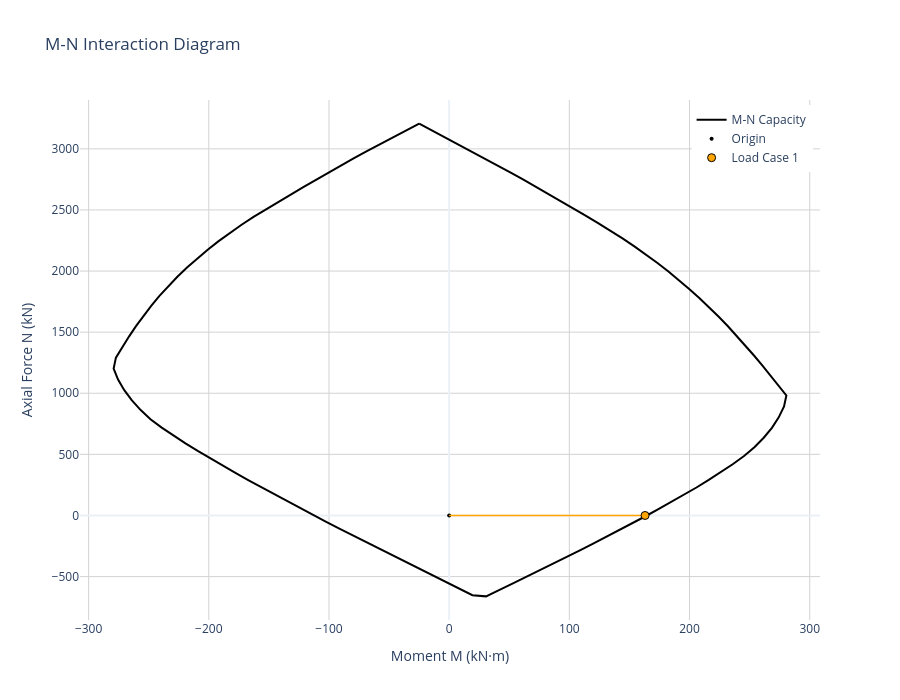
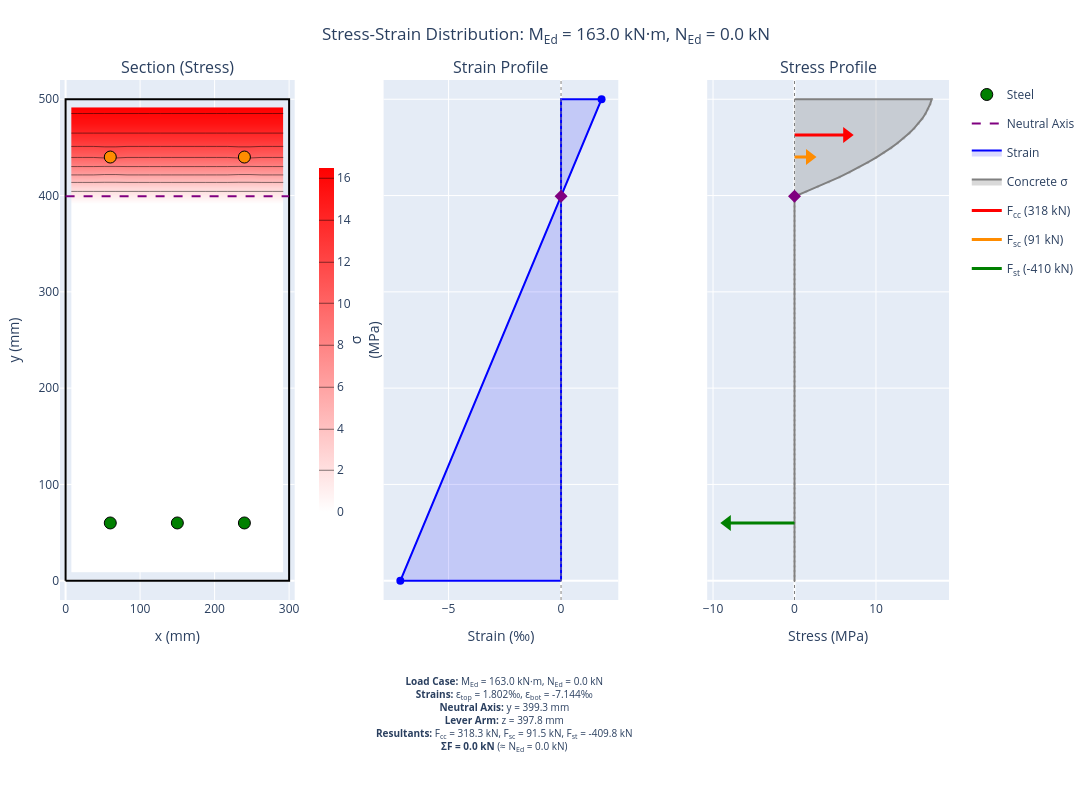

The cell these charts' notebook holds for them, in order:
### Code cell
# Create M-N interaction diagram
diagram = create_interaction_diagram(
    section=section,
    concrete=concrete,
    concrete_model_type=ConcreteModelType.PARABOLA_RECTANGLE,  # EC2 Fig 3.3
    steel_model_type=SteelModelType.HORIZONTAL,                  # With strain hardening
    n_fibres_width=20,
    n_fibres_height=30,
)

loadcases = []

forces_dict = {
    "M_Ed": moment,
    "N_Ed": axial
    }

loadcases.append(forces_dict)

diagram.plot_mn(
    load_points=loadcases,
    show_vectors=True,
    show=True
    )

diagram.plot_stress_strain(
    M_Ed=moment,
    N_Ed=axial,
    height=800,
    show=False,
    section_render="filled")

### Figure 1 — Plotly figure (JSON) as saved in the notebook; plotly's stock layout.template omitted (floating-point values rounded to 4 significant figures)
{"data": [{"hovertemplate": "M: %{x:.3g} kN·m<br>N: %{y:.3g} kN<extra></extra>", "line": {"color": "black", "width": 2}, "mode": "lines", "name": "M-N Capacity", "type": "scatter", "x": [-24.94, -14.07, -3.137, 7.771, 18.62, 29.41, 40.13, 50.81, 61.42, 72.0, 82.52, 93.01, 103.5, 113.9, 124.3, 134.5, 144.5, 154.4, 164.0, 173.3, 182.4, 191.3, 199.9, 208.3, 216.4, 224.3, 231.9, 239.4, 246.6, 253.6, 260.5, 267.3, 274.0, 280.6, 278.6, 274.2, 268.5, 261.7, 254.0, 245.3, 235.9, 226.0, 216.0, 205.8, 195.3, 184.8, 174.1, 163.4, 152.6, 141.7, 130.8, 119.8, 108.8, 97.71, 86.61, 75.47, 64.27, 53.08, 41.89, 30.71, 19.33, 8.227, -2.882, -14.0, -25.12, -36.24, -47.31, -58.36, -69.41, -80.4, -91.37, -102.3, -113.2, -124.1, -134.9, -145.8, -156.5, -167.2, -177.9, -188.4, -198.9, -209.2, -219.4, -229.4, -239.2, -248.5, -256.7, -264.0, -270.3, -275.5, -279.2, -277.3, -272.0, -266.4, -260.6, -254.5, -248.0, -241.1, -233.8, -226.2, -218.1, -209.7, -200.9, -191.8, -182.5, -172.7, -162.8, -152.6, -142.2, -131.8, -121.4, -110.9, -100.4, -89.81, -79.17, -68.47, -57.68, -46.81, -35.86, -24.94], "y": [3206.0, 3150.0, 3094.0, 3038.0, 2981.0, 2924.0, 2867.0, 2808.0, 2750.0, 2691.0, 2631.0, 2571.0, 2511.0, 2451.0, 2390.0, 2329.0, 2265.0, 2200.0, 2134.0, 2065.0, 1996.0, 1925.0, 1852.0, 1778.0, 1702.0, 1626.0, 1548.0, 1469.0, 1389.0, 1309.0, 1228.0, 1146.0, 1065.0, 982.3, 891.7, 802.8, 717.4, 636.1, 558.9, 486.4, 418.8, 354.1, 290.8, 228.9, 168.9, 109.2, 51.41, -6.346, -63.24, -119.6, -175.6, -231.1, -286.1, -340.6, -394.8, -448.6, -501.9, -555.2, -608.6, -661.9, -652.6, -598.4, -544.3, -490.2, -436.2, -382.2, -327.7, -273.0, -218.3, -163.0, -107.6, -51.82, 4.288, 60.64, 117.2, 174.1, 231.7, 289.3, 347.8, 407.1, 466.8, 528.0, 590.1, 653.7, 719.3, 787.2, 862.6, 941.8, 1025.0, 1112.0, 1202.0, 1291.0, 1378.0, 1464.0, 1549.0, 1633.0, 1715.0, 1796.0, 1876.0, 1954.0, 2030.0, 2103.0, 2175.0, 2245.0, 2313.0, 2379.0, 2443.0, 2505.0, 2566.0, 2626.0, 2686.0, 2746.0, 2806.0, 2865.0, 2923.0, 2981.0, 3038.0, 3095.0, 3150.0, 3206.0]}, {"hovertemplate": "Origin (0,0)<extra></extra>", "marker": {"color": "black", "size": 4, "symbol": "circle"}, "mode": "markers", "name": "Origin", "type": "scatter", "x": [0], "y": [0]}, {"hoverinfo": "skip", "line": {"color": "orange", "dash": "solid", "width": 1.5}, "mode": "lines", "showlegend": false, "type": "scatter", "x": [0, 163], "y": [0, 0]}, {"hoverinfo": "skip", "line": {"color": "orange", "dash": "dash", "width": 1.5}, "mode": "lines", "showlegend": false, "type": "scatter", "x": [163, 164.5], "y": [0, 0]}, {"hovertemplate": "<b>Load Case 1</b><br>N_Ed: 0 kN<br>M_Ed: 163 kN·m<br>N_Rd: 0 kN<br>M_Rd: 165 kN·m<br>Utilization: 99.1%<br>Status: ✓ PASS<extra></extra>", "marker": {"color": "orange", "line": {"color": "black", "width": 1}, "size": 8, "symbol": "circle"}, "mode": "markers", "name": "Load Case 1", "type": "scatter", "x": [163], "y": [0]}], "layout": {"height": 700, "legend": {"x": 0.99, "xanchor": "right", "y": 0.99, "yanchor": "top"}, "title": {"text": "M-N Interaction Diagram"}, "width": 900, "xaxis": {"gridcolor": "lightgray", "range": [-307.2, 308.6], "title": {"text": "Moment M (kN·m)"}, "zeroline": true}, "yaxis": {"gridcolor": "lightgray", "range": [-855.3, 3400.0], "title": {"text": "Axial Force N (kN)"}, "zeroline": true}}}

### Figure 2 — Plotly figure (JSON) as saved in the notebook; plotly's stock layout.template omitted (floating-point values rounded to 4 significant figures; data arrays with more than 128 entries replaced by an {"elided": "..."} marker saying what was removed)
{"data": [{"line": {"color": "black", "width": 2}, "mode": "lines", "name": "Section outline", "showlegend": false, "type": "scatter", "x": [0, 300, 300, 0, 0], "xaxis": "x", "y": [0, 0, 500, 500, 0], "yaxis": "y"}, {"colorbar": {"len": 0.7, "thickness": 15, "title": {"side": "right", "text": "σ<br>(MPa)"}, "x": 0.28, "y": 0.5}, "colorscale": [[0, "white"], [1, "red"]], "contours": {"coloring": "heatmap"}, "hovertemplate": "x: %{x:.1f} mm<br>y: %{y:.1f} mm<br>σ: %{z:.2f} MPa<extra>Concrete</extra>", "name": "Concrete", "showlegend": false, "showscale": true, "type": "contour", "x": [7.5, 22.5, 37.5, 52.5, 67.5, 82.5, 97.5, 112.5, 127.5, 142.5, 157.5, 172.5, 187.5, 202.5, 217.5, 232.5, 247.5, 262.5, 277.5, 292.5], "xaxis": "x", "y": [8.333, 25.0, 41.67, 58.33, 75.0, 91.67, 108.3, 125.0, 141.7, 158.3, 175.0, 191.7, 208.3, 225.0, 241.7, 258.3, 275.0, 291.7, 308.3, 325.0, 341.7, 358.3, 375.0, 391.7, 408.3, 425.0, 441.7, 458.3, 475.0, 491.7], "yaxis": "y", "z": {"elided": "30x20 float values"}, "zmax": 16.49, "zmin": 0}, {"customdata": [[-434.8, -6.071, -136.6], [-434.8, -6.071, -136.6], [-434.8, -6.071, -136.6], [145.6, 0.7281, 45.75], [145.6, 0.7281, 45.75]], "hovertemplate": "x: %{x:.1f} mm<br>y: %{y:.1f} mm<br>σ: %{customdata[0]:.1f} MPa<br>ε: %{customdata[1]:.3f} ‰<br>F: %{customdata[2]:.1f} kN<br><extra>Steel</extra>", "marker": {"color": ["green", "green", "green", "darkorange", "darkorange"], "line": {"color": "black", "width": 1}, "size": 12}, "mode": "markers", "name": "Steel", "showlegend": true, "type": "scatter", "x": [60.0, 150.0, 240.0, 60.0, 240.0], "xaxis": "x", "y": [60.0, 60.0, 60.0, 440.0, 440.0], "yaxis": "y"}, {"line": {"color": "purple", "dash": "dash", "width": 2}, "mode": "lines", "name": "Neutral Axis", "showlegend": true, "type": "scatter", "x": [0, 300], "xaxis": "x", "y": [399.3, 399.3], "yaxis": "y"}, {"fill": "toself", "fillcolor": "rgba(0, 0, 255, 0.15)", "hovertemplate": "ε: %{x:.3f} ‰<br>y: %{y:.1f} mm<extra></extra>", "line": {"color": "blue", "width": 2}, "mode": "lines", "name": "Strain", "type": "scatter", "x": [0, -7.144, 1.802, 0, 0], "xaxis": "x2", "y": [0, 0, 500, 500, 0], "yaxis": "y2"}, {"hovertemplate": "ε: %{x:.3f} ‰<br>y: %{y:.1f} mm<extra></extra>", "marker": {"color": "blue", "size": 8}, "mode": "markers", "showlegend": false, "type": "scatter", "x": [-7.144, 1.802], "xaxis": "x2", "y": [0, 500], "yaxis": "y2"}, {"line": {"color": "gray", "dash": "dot", "width": 1}, "mode": "lines", "showlegend": false, "type": "scatter", "x": [0, 0], "xaxis": "x2", "y": [-20, 520], "yaxis": "y2"}, {"hovertemplate": "Neutral Axis<br>y: 399.3 mm<extra></extra>", "marker": {"color": "purple", "size": 10, "symbol": "diamond"}, "mode": "markers", "name": "NA", "showlegend": false, "type": "scatter", "x": [0], "xaxis": "x2", "y": [399.3], "yaxis": "y2"}, {"fill": "toself", "fillcolor": "rgba(128, 128, 128, 0.3)", "hoverinfo": "skip", "legendgroup": "concrete_stress", "line": {"color": "gray", "width": 2}, "mode": "lines", "name": "Concrete σ", "type": "scatter", "x": [0.0, 0.0, 0.0, 0.0, 0.0, 0.0, 0.0, 0.0, 0.0, 0.0, 0.0, 0.0, 0.0, 0.0, 0.0, 0.0, 0.0, 0.0, 0.0, 0.0, 0.0, 0.0, 0.0, 0.0, 0.0, 0.0, 0.0, 0.0, 0.0, 0.0, 0.0, 0.0, 0.0, 0.0, 0.0, 0.0, 0.0, 0.0, 0.0, 0.0, 0.0, 0.0, 0.0, 0.0, 0.0, 0.0, 0.0, 0.0, 0.0, 0.0, 0.0, 0.0, 0.0, 0.0, 0.0, 0.0, 0.0, 0.0, 0.0, 0.0, 0.0, 0.0, 0.0, 0.0, 0.0, 0.0, 0.0, 0.0, 0.0, 0.0, 0.0, 0.0, 0.0, 0.0, 0.0, 0.0, 0.0, 0.0, 0.0, 0.0, 0.0, 1.41, 2.846, 4.213, 5.511, 6.739, 7.898, 8.987, 10.01, 10.96, 11.84, 12.65, 13.39, 14.07, 14.67, 15.2, 15.67, 16.06, 16.39, 16.65, 16.83, 0.0], "xaxis": "x3", "y": [0.0, 0.0, 5.051, 10.1, 15.15, 20.2, 25.25, 30.3, 35.35, 40.4, 45.45, 50.51, 55.56, 60.61, 65.66, 70.71, 75.76, 80.81, 85.86, 90.91, 95.96, 101.0, 106.1, 111.1, 116.2, 121.2, 126.3, 131.3, 136.4, 141.4, 146.5, 151.5, 156.6, 161.6, 166.7, 171.7, 176.8, 181.8, 186.9, 191.9, 197.0, 202.0, 207.1, 212.1, 217.2, 222.2, 227.3, 232.3, 237.4, 242.4, 247.5, 252.5, 257.6, 262.6, 267.7, 272.7, 277.8, 282.8, 287.9, 292.9, 298.0, 303.0, 308.1, 313.1, 318.2, 323.2, 328.3, 333.3, 338.4, 343.4, 348.5, 353.5, 358.6, 363.6, 368.7, 373.7, 378.8, 383.8, 388.9, 393.9, 399.0, 404.0, 409.1, 414.1, 419.2, 424.2, 429.3, 434.3, 439.4, 444.4, 449.5, 454.5, 459.6, 464.6, 469.7, 474.7, 479.8, 484.8, 489.9, 494.9, 500.0, 500.0], "yaxis": "y3"}, {"hovertemplate": "%{text}<extra>Concrete</extra>", "legendgroup": "concrete_stress", "marker": {"color": "gray", "opacity": 0.3, "size": 3}, "mode": "markers", "showlegend": false, "text": ["σ: 0.00 MPa<br>ε: -7.144 ‰<br>y: 0.0 mm", "σ: 0.00 MPa<br>ε: -7.054 ‰<br>y: 5.1 mm", "σ: 0.00 MPa<br>ε: -6.964 ‰<br>y: 10.1 mm", "σ: 0.00 MPa<br>ε: -6.873 ‰<br>y: 15.2 mm", "σ: 0.00 MPa<br>ε: -6.783 ‰<br>y: 20.2 mm", "σ: 0.00 MPa<br>ε: -6.692 ‰<br>y: 25.3 mm", "σ: 0.00 MPa<br>ε: -6.602 ‰<br>y: 30.3 mm", "σ: 0.00 MPa<br>ε: -6.512 ‰<br>y: 35.4 mm", "σ: 0.00 MPa<br>ε: -6.421 ‰<br>y: 40.4 mm", "σ: 0.00 MPa<br>ε: -6.331 ‰<br>y: 45.5 mm", "σ: 0.00 MPa<br>ε: -6.241 ‰<br>y: 50.5 mm", "σ: 0.00 MPa<br>ε: -6.150 ‰<br>y: 55.6 mm", "σ: 0.00 MPa<br>ε: -6.060 ‰<br>y: 60.6 mm", "σ: 0.00 MPa<br>ε: -5.970 ‰<br>y: 65.7 mm", "σ: 0.00 MPa<br>ε: -5.879 ‰<br>y: 70.7 mm", "σ: 0.00 MPa<br>ε: -5.789 ‰<br>y: 75.8 mm", "σ: 0.00 MPa<br>ε: -5.699 ‰<br>y: 80.8 mm", "σ: 0.00 MPa<br>ε: -5.608 ‰<br>y: 85.9 mm", "σ: 0.00 MPa<br>ε: -5.518 ‰<br>y: 90.9 mm", "σ: 0.00 MPa<br>ε: -5.427 ‰<br>y: 96.0 mm", "σ: 0.00 MPa<br>ε: -5.337 ‰<br>y: 101.0 mm", "σ: 0.00 MPa<br>ε: -5.247 ‰<br>y: 106.1 mm", "σ: 0.00 MPa<br>ε: -5.156 ‰<br>y: 111.1 mm", "σ: 0.00 MPa<br>ε: -5.066 ‰<br>y: 116.2 mm", "σ: 0.00 MPa<br>ε: -4.976 ‰<br>y: 121.2 mm", "σ: 0.00 MPa<br>ε: -4.885 ‰<br>y: 126.3 mm", "σ: 0.00 MPa<br>ε: -4.795 ‰<br>y: 131.3 mm", "σ: 0.00 MPa<br>ε: -4.705 ‰<br>y: 136.4 mm", "σ: 0.00 MPa<br>ε: -4.614 ‰<br>y: 141.4 mm", "σ: 0.00 MPa<br>ε: -4.524 ‰<br>y: 146.5 mm", "σ: 0.00 MPa<br>ε: -4.433 ‰<br>y: 151.5 mm", "σ: 0.00 MPa<br>ε: -4.343 ‰<br>y: 156.6 mm", "σ: 0.00 MPa<br>ε: -4.253 ‰<br>y: 161.6 mm", "σ: 0.00 MPa<br>ε: -4.162 ‰<br>y: 166.7 mm", "σ: 0.00 MPa<br>ε: -4.072 ‰<br>y: 171.7 mm", "σ: 0.00 MPa<br>ε: -3.982 ‰<br>y: 176.8 mm", "σ: 0.00 MPa<br>ε: -3.891 ‰<br>y: 181.8 mm", "σ: 0.00 MPa<br>ε: -3.801 ‰<br>y: 186.9 mm", "σ: 0.00 MPa<br>ε: -3.711 ‰<br>y: 191.9 mm", "σ: 0.00 MPa<br>ε: -3.620 ‰<br>y: 197.0 mm", "σ: 0.00 MPa<br>ε: -3.530 ‰<br>y: 202.0 mm", "σ: 0.00 MPa<br>ε: -3.439 ‰<br>y: 207.1 mm", "σ: 0.00 MPa<br>ε: -3.349 ‰<br>y: 212.1 mm", "σ: 0.00 MPa<br>ε: -3.259 ‰<br>y: 217.2 mm", "σ: 0.00 MPa<br>ε: -3.168 ‰<br>y: 222.2 mm", "σ: 0.00 MPa<br>ε: -3.078 ‰<br>y: 227.3 mm", "σ: 0.00 MPa<br>ε: -2.988 ‰<br>y: 232.3 mm", "σ: 0.00 MPa<br>ε: -2.897 ‰<br>y: 237.4 mm", "σ: 0.00 MPa<br>ε: -2.807 ‰<br>y: 242.4 mm", "σ: 0.00 MPa<br>ε: -2.717 ‰<br>y: 247.5 mm", "σ: 0.00 MPa<br>ε: -2.626 ‰<br>y: 252.5 mm", "σ: 0.00 MPa<br>ε: -2.536 ‰<br>y: 257.6 mm", "σ: 0.00 MPa<br>ε: -2.445 ‰<br>y: 262.6 mm", "σ: 0.00 MPa<br>ε: -2.355 ‰<br>y: 267.7 mm", "σ: 0.00 MPa<br>ε: -2.265 ‰<br>y: 272.7 mm", "σ: 0.00 MPa<br>ε: -2.174 ‰<br>y: 277.8 mm", "σ: 0.00 MPa<br>ε: -2.084 ‰<br>y: 282.8 mm", "σ: 0.00 MPa<br>ε: -1.994 ‰<br>y: 287.9 mm", "σ: 0.00 MPa<br>ε: -1.903 ‰<br>y: 292.9 mm", "σ: 0.00 MPa<br>ε: -1.813 ‰<br>y: 298.0 mm", "σ: 0.00 MPa<br>ε: -1.723 ‰<br>y: 303.0 mm", "σ: 0.00 MPa<br>ε: -1.632 ‰<br>y: 308.1 mm", "σ: 0.00 MPa<br>ε: -1.542 ‰<br>y: 313.1 mm", "σ: 0.00 MPa<br>ε: -1.451 ‰<br>y: 318.2 mm", "σ: 0.00 MPa<br>ε: -1.361 ‰<br>y: 323.2 mm", "σ: 0.00 MPa<br>ε: -1.271 ‰<br>y: 328.3 mm", "σ: 0.00 MPa<br>ε: -1.180 ‰<br>y: 333.3 mm", "σ: 0.00 MPa<br>ε: -1.090 ‰<br>y: 338.4 mm", "σ: 0.00 MPa<br>ε: -1.000 ‰<br>y: 343.4 mm", "σ: 0.00 MPa<br>ε: -0.909 ‰<br>y: 348.5 mm", "σ: 0.00 MPa<br>ε: -0.819 ‰<br>y: 353.5 mm", "σ: 0.00 MPa<br>ε: -0.729 ‰<br>y: 358.6 mm", "σ: 0.00 MPa<br>ε: -0.638 ‰<br>y: 363.6 mm", "σ: 0.00 MPa<br>ε: -0.548 ‰<br>y: 368.7 mm", "σ: 0.00 MPa<br>ε: -0.457 ‰<br>y: 373.7 mm", "σ: 0.00 MPa<br>ε: -0.367 ‰<br>y: 378.8 mm", "σ: 0.00 MPa<br>ε: -0.277 ‰<br>y: 383.8 mm", "σ: 0.00 MPa<br>ε: -0.186 ‰<br>y: 388.9 mm", "σ: 0.00 MPa<br>ε: -0.096 ‰<br>y: 393.9 mm", "σ: 0.00 MPa<br>ε: -0.006 ‰<br>y: 399.0 mm", "σ: 1.41 MPa<br>ε: 0.085 ‰<br>y: 404.0 mm", "σ: 2.85 MPa<br>ε: 0.175 ‰<br>y: 409.1 mm", "σ: 4.21 MPa<br>ε: 0.265 ‰<br>y: 414.1 mm", "σ: 5.51 MPa<br>ε: 0.356 ‰<br>y: 419.2 mm", "σ: 6.74 MPa<br>ε: 0.446 ‰<br>y: 424.2 mm", "σ: 7.90 MPa<br>ε: 0.537 ‰<br>y: 429.3 mm", "σ: 8.99 MPa<br>ε: 0.627 ‰<br>y: 434.3 mm", "σ: 10.01 MPa<br>ε: 0.717 ‰<br>y: 439.4 mm", "σ: 10.96 MPa<br>ε: 0.808 ‰<br>y: 444.4 mm", "σ: 11.84 MPa<br>ε: 0.898 ‰<br>y: 449.5 mm", "σ: 12.65 MPa<br>ε: 0.988 ‰<br>y: 454.5 mm", "σ: 13.39 MPa<br>ε: 1.079 ‰<br>y: 459.6 mm", "σ: 14.07 MPa<br>ε: 1.169 ‰<br>y: 464.6 mm", "σ: 14.67 MPa<br>ε: 1.259 ‰<br>y: 469.7 mm", "σ: 15.20 MPa<br>ε: 1.350 ‰<br>y: 474.7 mm", "σ: 15.67 MPa<br>ε: 1.440 ‰<br>y: 479.8 mm", "σ: 16.06 MPa<br>ε: 1.531 ‰<br>y: 484.8 mm", "σ: 16.39 MPa<br>ε: 1.621 ‰<br>y: 489.9 mm", "σ: 16.65 MPa<br>ε: 1.711 ‰<br>y: 494.9 mm", "σ: 16.83 MPa<br>ε: 1.802 ‰<br>y: 500.0 mm"], "type": "scatter", "x": [0.0, 0.0, 0.0, 0.0, 0.0, 0.0, 0.0, 0.0, 0.0, 0.0, 0.0, 0.0, 0.0, 0.0, 0.0, 0.0, 0.0, 0.0, 0.0, 0.0, 0.0, 0.0, 0.0, 0.0, 0.0, 0.0, 0.0, 0.0, 0.0, 0.0, 0.0, 0.0, 0.0, 0.0, 0.0, 0.0, 0.0, 0.0, 0.0, 0.0, 0.0, 0.0, 0.0, 0.0, 0.0, 0.0, 0.0, 0.0, 0.0, 0.0, 0.0, 0.0, 0.0, 0.0, 0.0, 0.0, 0.0, 0.0, 0.0, 0.0, 0.0, 0.0, 0.0, 0.0, 0.0, 0.0, 0.0, 0.0, 0.0, 0.0, 0.0, 0.0, 0.0, 0.0, 0.0, 0.0, 0.0, 0.0, 0.0, 0.0, 1.41, 2.846, 4.213, 5.511, 6.739, 7.898, 8.987, 10.01, 10.96, 11.84, 12.65, 13.39, 14.07, 14.67, 15.2, 15.67, 16.06, 16.39, 16.65, 16.83], "xaxis": "x3", "y": [0.0, 5.051, 10.1, 15.15, 20.2, 25.25, 30.3, 35.35, 40.4, 45.45, 50.51, 55.56, 60.61, 65.66, 70.71, 75.76, 80.81, 85.86, 90.91, 95.96, 101.0, 106.1, 111.1, 116.2, 121.2, 126.3, 131.3, 136.4, 141.4, 146.5, 151.5, 156.6, 161.6, 166.7, 171.7, 176.8, 181.8, 186.9, 191.9, 197.0, 202.0, 207.1, 212.1, 217.2, 222.2, 227.3, 232.3, 237.4, 242.4, 247.5, 252.5, 257.6, 262.6, 267.7, 272.7, 277.8, 282.8, 287.9, 292.9, 298.0, 303.0, 308.1, 313.1, 318.2, 323.2, 328.3, 333.3, 338.4, 343.4, 348.5, 353.5, 358.6, 363.6, 368.7, 373.7, 378.8, 383.8, 388.9, 393.9, 399.0, 404.0, 409.1, 414.1, 419.2, 424.2, 429.3, 434.3, 439.4, 444.4, 449.5, 454.5, 459.6, 464.6, 469.7, 474.7, 479.8, 484.8, 489.9, 494.9, 500.0], "yaxis": "y3"}, {"hovertemplate": "F<sub>cc</sub> = 318.3 kN<br>y = 462.9 mm<extra>Concrete Compression</extra>", "legendgroup": "F<sub>cc</sub>", "line": {"color": "red", "width": 3}, "mode": "lines", "name": "F<sub>cc</sub> (318 kN)", "type": "scatter", "x": [0, 6.403], "xaxis": "x3", "y": [462.9, 462.9], "yaxis": "y3"}, {"hoverinfo": "skip", "legendgroup": "F<sub>cc</sub>", "marker": {"color": "red", "size": 14, "symbol": "triangle-right"}, "mode": "markers", "showlegend": false, "type": "scatter", "x": [6.403], "xaxis": "x3", "y": [462.9], "yaxis": "y3"}, {"hovertemplate": "F<sub>sc</sub> = 91.5 kN<br>y = 440.0 mm<extra>Steel Compression</extra>", "legendgroup": "F<sub>sc</sub>", "line": {"color": "darkorange", "width": 3}, "mode": "lines", "name": "F<sub>sc</sub> (91 kN)", "type": "scatter", "x": [0, 1.841], "xaxis": "x3", "y": [440, 440], "yaxis": "y3"}, {"hoverinfo": "skip", "legendgroup": "F<sub>sc</sub>", "marker": {"color": "darkorange", "size": 14, "symbol": "triangle-right"}, "mode": "markers", "showlegend": false, "type": "scatter", "x": [1.841], "xaxis": "x3", "y": [440], "yaxis": "y3"}, {"hovertemplate": "F<sub>st</sub> = -409.8 kN<br>y = 60.0 mm<extra>Steel Tension</extra>", "legendgroup": "F<sub>st</sub>", "line": {"color": "green", "width": 3}, "mode": "lines", "name": "F<sub>st</sub> (-410 kN)", "type": "scatter", "x": [0, -8.243], "xaxis": "x3", "y": [60, 60], "yaxis": "y3"}, {"hoverinfo": "skip", "legendgroup": "F<sub>st</sub>", "marker": {"color": "green", "size": 14, "symbol": "triangle-left"}, "mode": "markers", "showlegend": false, "type": "scatter", "x": [-8.243], "xaxis": "x3", "y": [60], "yaxis": "y3"}, {"line": {"color": "gray", "dash": "dot", "width": 1}, "mode": "lines", "showlegend": false, "type": "scatter", "x": [0, 0], "xaxis": "x3", "y": [-20, 520], "yaxis": "y3"}, {"hovertemplate": "Neutral Axis<br>y: 399.3 mm<extra></extra>", "marker": {"color": "purple", "size": 10, "symbol": "diamond"}, "mode": "markers", "showlegend": false, "type": "scatter", "x": [0], "xaxis": "x3", "y": [399.3], "yaxis": "y3"}], "layout": {"annotations": [{"font": {"size": 16}, "showarrow": false, "text": "Section (Stress)", "x": 0.132, "xanchor": "center", "xref": "paper", "y": 1, "yanchor": "bottom", "yref": "paper"}, {"font": {"size": 16}, "showarrow": false, "text": "Strain Profile", "x": 0.496, "xanchor": "center", "xref": "paper", "y": 1, "yanchor": "bottom", "yref": "paper"}, {"font": {"size": 16}, "showarrow": false, "text": "Stress Profile", "x": 0.864, "xanchor": "center", "xref": "paper", "y": 1, "yanchor": "bottom", "yref": "paper"}, {"align": "center", "font": {"size": 10}, "showarrow": false, "text": "<b>Load Case:</b> M<sub>Ed</sub> = 163.0 kN·m, N<sub>Ed</sub> = 0.0 kN<br><b>Strains:</b> ε<sub>top</sub> = 1.802‰, ε<sub>bot</sub> = -7.144‰<br><b>Neutral Axis:</b> y = 399.3 mm<br><b>Lever Arm:</b> z = 397.8 mm<br><b>Resultants:</b> F<sub>cc</sub> = 318.3 kN, F<sub>sc</sub> = 91.5 kN, F<sub>st</sub> = -409.8 kN<br><b>ΣF = 0.0 kN</b> (≈ N<sub>Ed</sub> = 0.0 kN)", "x": 0.5, "xref": "paper", "y": -0.3, "yref": "paper"}], "height": 800, "legend": {"x": 1.02, "y": 1}, "margin": {"b": 200, "l": 60, "r": 120, "t": 80}, "showlegend": true, "title": {"text": "Stress-Strain Distribution: M<sub>Ed</sub> = 163.0 kN·m, N<sub>Ed</sub> = 0.0 kN", "x": 0.5}, "width": 1200, "xaxis": {"anchor": "y", "domain": [0, 0.264], "range": [-7.5, 307.5], "title": {"text": "x (mm)"}}, "xaxis2": {"anchor": "y2", "domain": [0.364, 0.628], "title": {"text": "Strain (‰)"}}, "xaxis3": {"anchor": "y3", "domain": [0.728, 1], "range": [-10.72, 18.96], "title": {"text": "Stress (MPa)"}}, "yaxis": {"anchor": "x", "domain": [0, 1], "range": [-20, 520], "title": {"text": "y (mm)"}}, "yaxis2": {"anchor": "x2", "domain": [0, 1], "matches": "y", "showticklabels": false}, "yaxis3": {"anchor": "x3", "domain": [0, 1], "matches": "y", "showticklabels": false}}}
